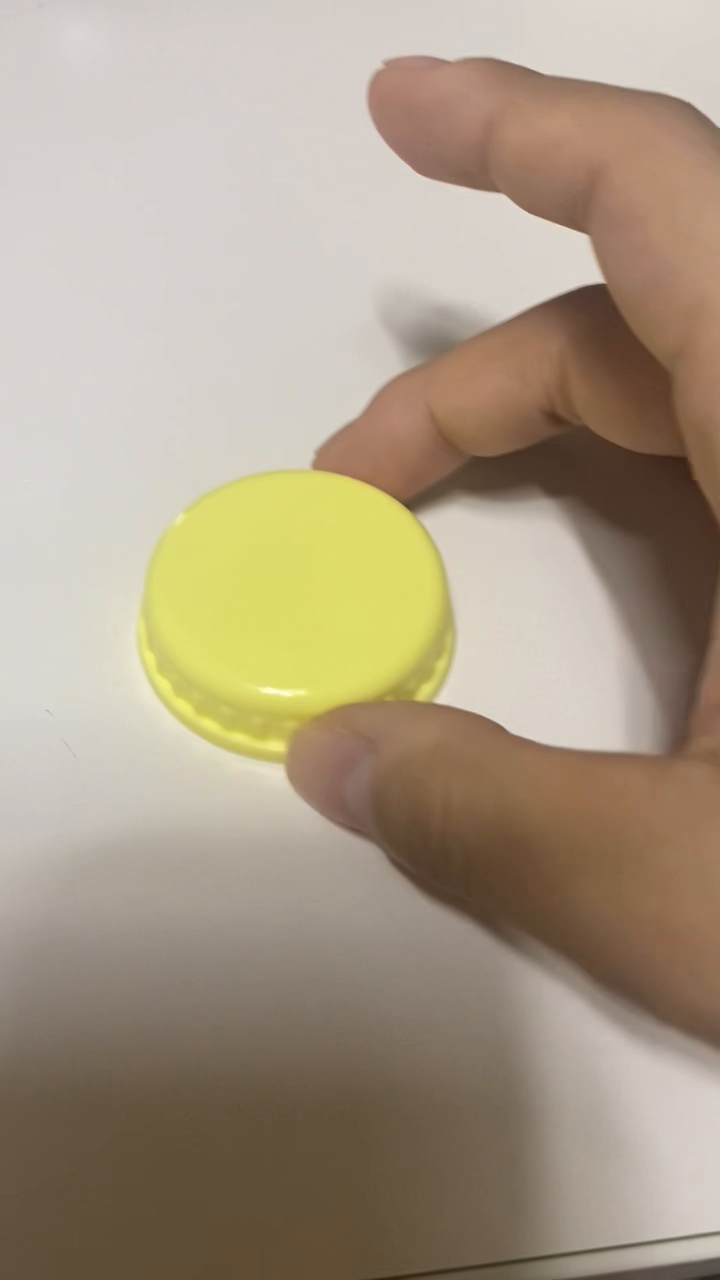
#> input picture frame 29 of ugoki.mp4, 720 x 1280 px, given in place of monitoring_720p.mp4, which was not available
$ jupyter execute chap161.ipynb   (text cells are left out)
#> lines starting #> are read from the running program, lines starting #| are printed output that depends on the picture; pictures that were not available may be replaced by others from this repository, and a replacement may not be noted
[cell 1]
import numpy as np
import cv2
from matplotlib import pyplot as plt

[cell 2]
cap = cv2.VideoCapture('monitoring_720p.mp4')

[cell 3]
# take first frame of the video
ret,frame = cap.read()
#> frame is the input picture: shape (1280, 720, 3); mean B, G, R 134.2, 155, 169.4

[cell 4]
print(ret)
#| True

[cell 5]
plt.figure(figsize = (15,15))
plt.imshow(frame)
plt.show()

[cell 6]
# setup initial location of window
r,h,c,w = 108,60,500,32 # simply hardcoded the values
track_window = (c,r,w,h)

[cell 7]
# set up the ROI for tracking
roi = frame[r:r+h, c:c+w]
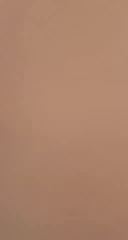
#> roi: shape (60, 32, 3) (shown 4 times larger); mean B, G, R 106.6, 130.9, 170.9
plt.imshow(roi)
plt.show()

[cell 8]
hsv_roi = cv2.cvtColor(roi, cv2.COLOR_BGR2HSV)
#> hsv_roi: shape (60, 32, 3); mean H, S, V 11.3, 96, 170.9

[cell 9]
# set up the ROI for tracking
plt.imshow(hsv_roi)
plt.show()

[cell 10]
mask = cv2.inRange(hsv_roi, np.array((0., 60., 32.)), np.array((180., 255., 255.)))
#> mask: shape (60, 32); every value is 255

[cell 11]
roi_hist = cv2.calcHist([hsv_roi], [0], mask, [180], [0,180])
#> roi_hist = 180 values, max 1112 at index 11, min 0 at index 0, mean 10.67
plt.plot(roi_hist, color = 'b')
plt.xlim([0,180])
plt.show()
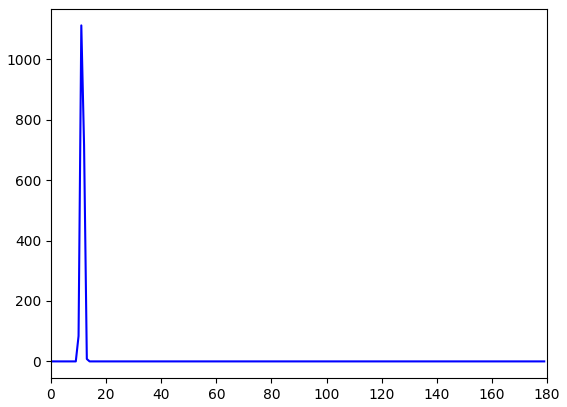
#> figure drawn by matplotlib, 1 panel; curve peaks at x = 11, y = 1112

[cell 12]
roi_hist = cv2.normalize(roi_hist, roi_hist, 0, 255, cv2.NORM_MINMAX)
#> roi_hist = 180 values, max 255 at index 11, min 0 at index 0, mean 2.45
plt.plot(roi_hist, color = 'b')
plt.xlim([0,180])
plt.show()
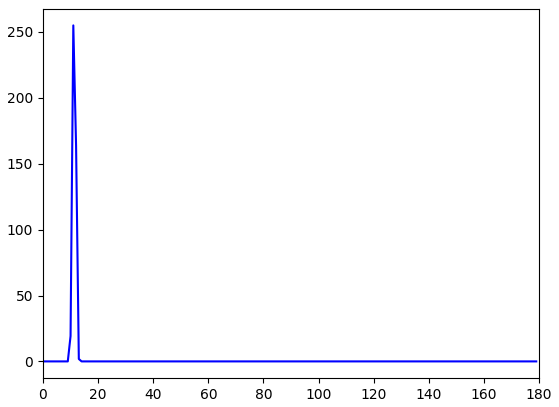
#> figure drawn by matplotlib, 1 panel; curve peaks at x = 11, y = 255

[cell 13]
# Setup the termination criteria, either 10 iteration or move by atleast 1 pt
term_crit = ( cv2.TERM_CRITERIA_EPS | cv2.TERM_CRITERIA_COUNT, 10, 1 )

[cell 14]
while(1):
    ret ,frame = cap.read()
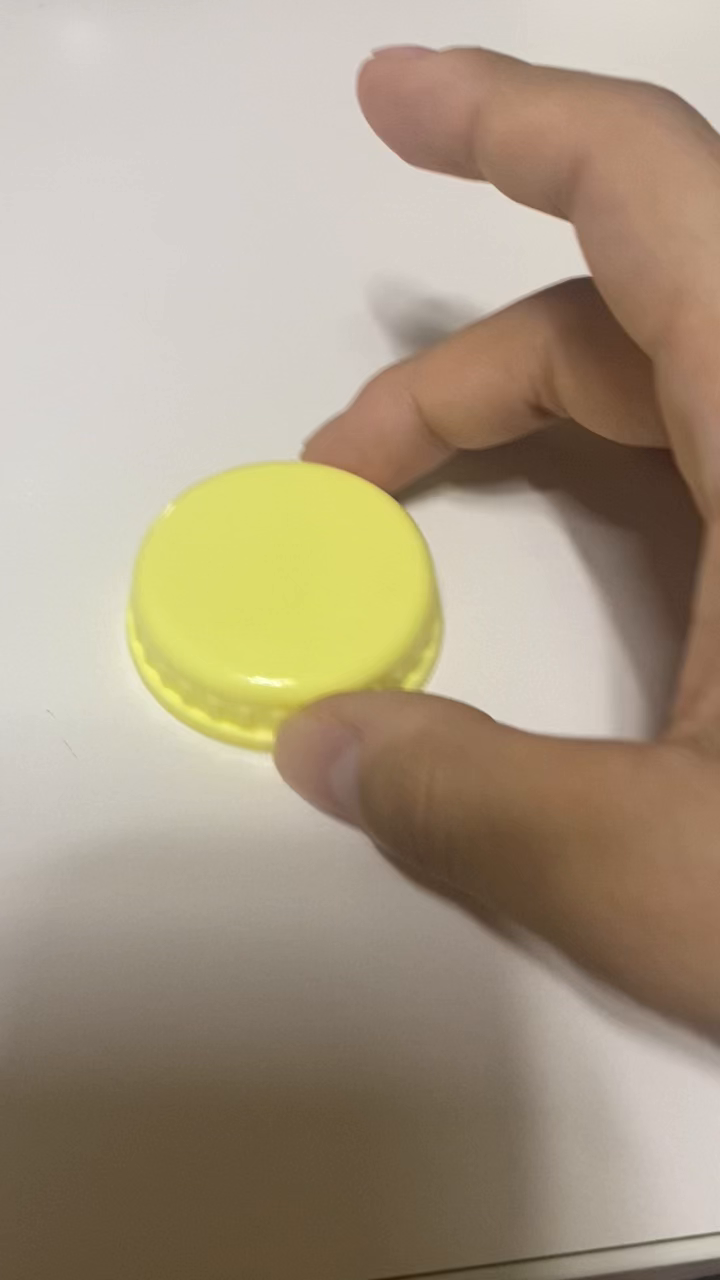
#> input picture frame 30 of ugoki.mp4, 720 x 1280 px, given in place of monitoring_720p.mp4, which was not available
#> frame is the input picture: shape (1280, 720, 3); mean B, G, R 132.7, 154.1, 168.7
    if ret == True:
        hsv = cv2.cvtColor(frame, cv2.COLOR_BGR2HSV)
#> hsv: shape (1280, 720, 3); mean H, S, V 16.2, 61.6, 168.7

        dst = cv2.calcBackProject([hsv],[0],roi_hist,[0,180],1)
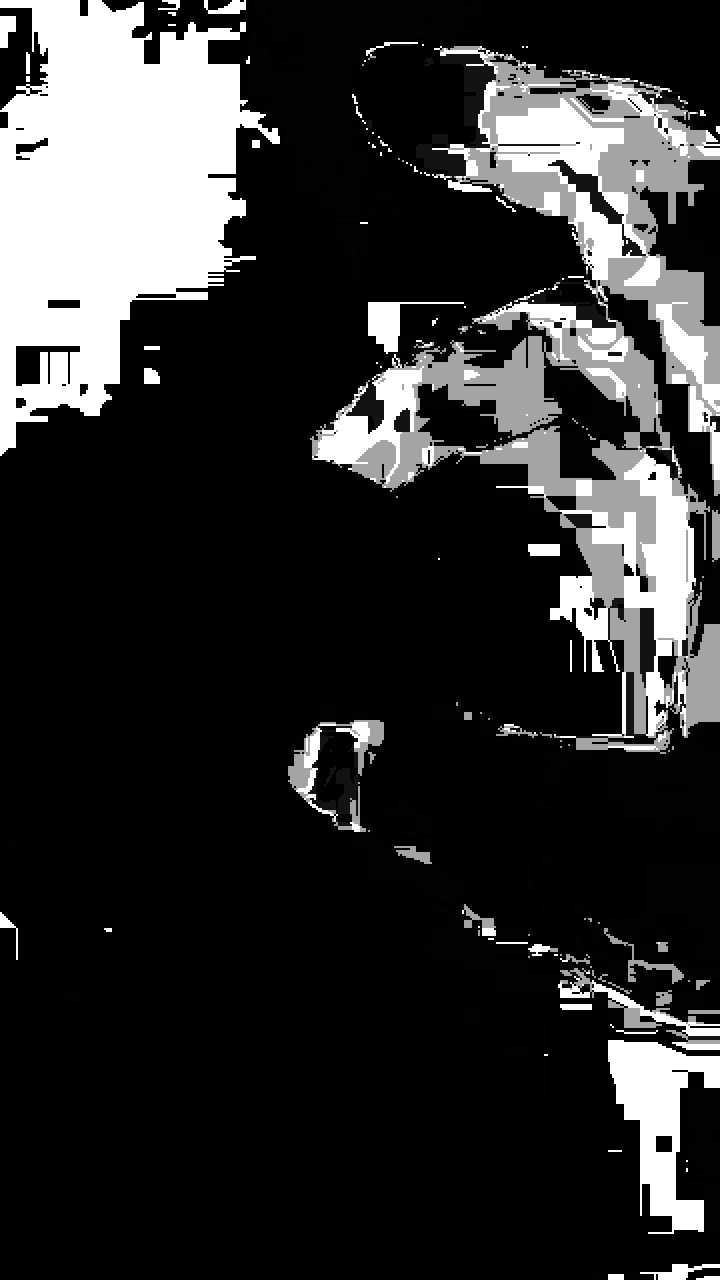
#> dst: shape (1280, 720); min 0, max 255, mean 48.2
        # apply meanshift to get the new location
        ret, track_window = cv2.meanShift(dst, track_window, term_crit)
#> ret = 0; track_window = (500, 108, 32, 60)

        # Draw it on image
        x,y,w,h = track_window
#> x = 500; y = 108; w = 32; h = 60
        img2 = cv2.rectangle(frame, (x,y), (x+w,y+h), 255,2)
        cv2.imshow('img2',img2)
        k = cv2.waitKey(60) & 0xff
#> (key Esc is pressed here)
        if k == 27:
            break
        else:
            cv2.imwrite(chr(k)+".jpg",img2)
    else:
        break

cv2.destroyAllWindows()
cap.release()

[cell 15]
import numpy as np
import cv2
from matplotlib import pyplot as plt

[cell 16]
cap = cv2.VideoCapture('monitoring_720p.mp4')

[cell 17]
# take first frame of the video
ret,frame = cap.read()

[cell 18]
# setup initial location of window
r,h,c,w = 150,76,594,72 # simply hardcoded the values
track_window = (c,r,w,h)

[cell 19]
# set up the ROI for tracking
roi = frame[r:r+h, c:c+w]
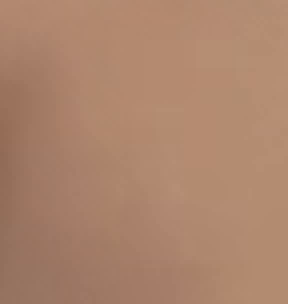
#> roi: shape (76, 72, 3) (shown 4 times larger); mean B, G, R 108.2, 132.2, 172
hsv_roi = cv2.cvtColor(roi, cv2.COLOR_BGR2HSV)
#> hsv_roi: shape (76, 72, 3); mean H, S, V 11.2, 94.6, 172
mask = cv2.inRange(hsv_roi, np.array((0., 60.,32.)), np.array((180.,255.,255.)))
#> mask: shape (76, 72); every value is 255
roi_hist = cv2.calcHist([hsv_roi],[0],mask,[180],[0,180])
#> roi_hist = 180 values, max 2312 at index 11, min 0 at index 0, mean 30.4
roi_hist = cv2.normalize(roi_hist, roi_hist, 0,255,cv2.NORM_MINMAX)
#> roi_hist = 180 values, max 255 at index 11, min 0 at index 0, mean 3.35

[cell 20]
# Setup the termination criteria, either 10 iteration or move by atleast 1 pt
term_crit = ( cv2.TERM_CRITERIA_EPS | cv2.TERM_CRITERIA_COUNT, 10, 1 )

[cell 21]
while(1):
    ret ,frame = cap.read()
    if ret == True:
        hsv = cv2.cvtColor(frame, cv2.COLOR_BGR2HSV)
        dst = cv2.calcBackProject([hsv],[0],roi_hist,[0,180],1)
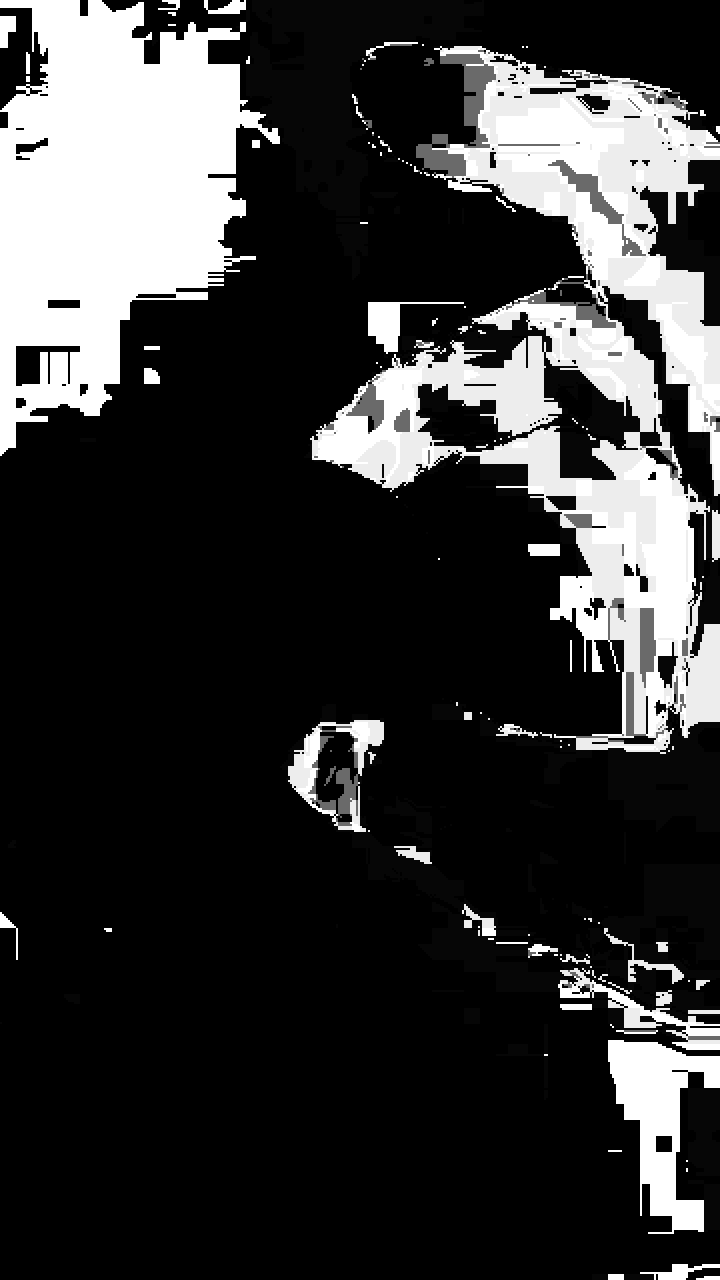
#> dst: shape (1280, 720); min 0, max 255, mean 54.8
        # apply meanshift to get the new location
        ret, track_window = cv2.CamShift(dst, track_window, term_crit)
#> ret = ((615, 155.5), (104.1, 107.6), 16.15); track_window = (564, 103, 102, 105)
        # Draw it on image
        x,y,w,h = track_window
#> x = 564; y = 103; w = 102; h = 105
        img2 = cv2.rectangle(frame, (x,y), (x+w,y+h), 255,2)
        cv2.imshow('img2',img2)
        k = cv2.waitKey(60) & 0xff
#> (key Esc is pressed here)
        if k == 27:
            break
        else:
            cv2.imwrite(chr(k)+".jpg",img2)
    else:
        break
cv2.destroyAllWindows()
cap.release()

$ run again, starting later in the video
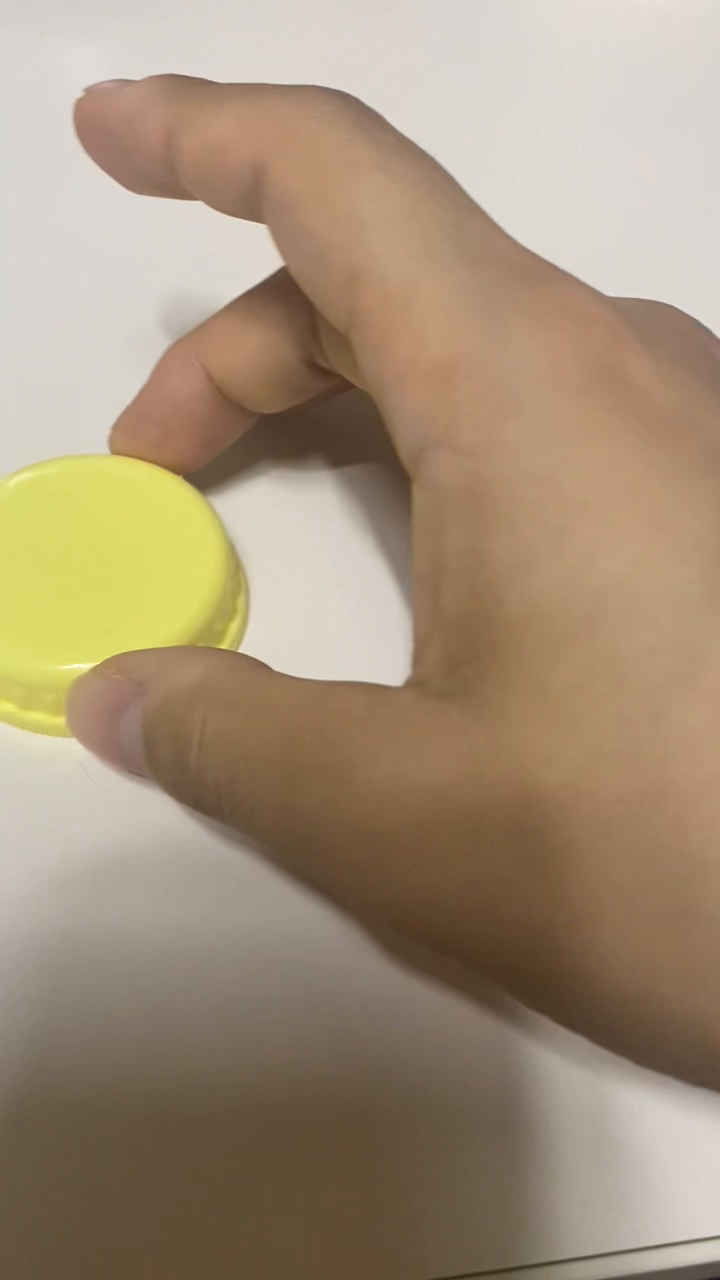
#> input picture frame 232 of ugoki.mp4, 720 x 1280 px, given in place of monitoring_720p.mp4, which was not available
#> frame is the input picture: shape (1280, 720, 3); mean B, G, R 120.9, 145, 163.9
#| True
#> roi_hist = 180 values from 0 to 0
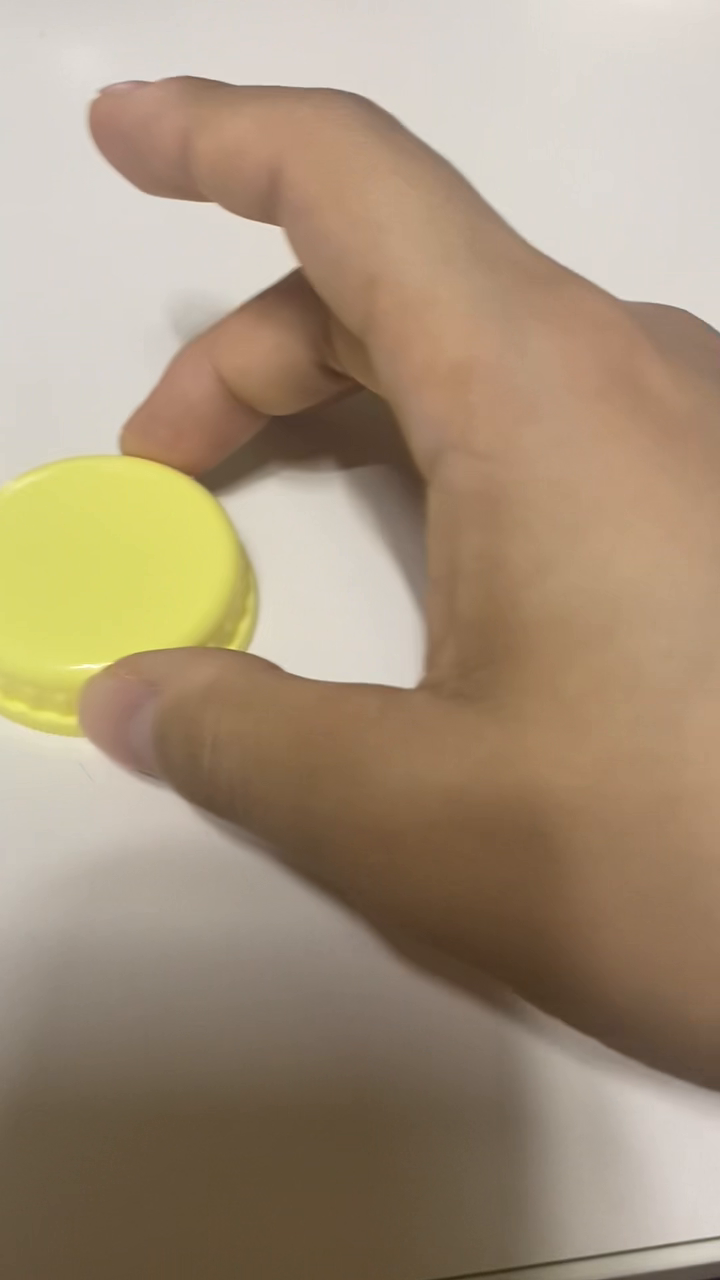
#> input picture frame 233 of ugoki.mp4, 720 x 1280 px, given in place of monitoring_720p.mp4, which was not available
#> frame is the input picture: shape (1280, 720, 3); mean B, G, R 122.3, 146.2, 164.9
#> hsv: shape (1280, 720, 3); mean H, S, V 16.1, 72.5, 164.9
#> dst: shape (1280, 720); every value is 0
#> `ret, track_window = cv2.meanShift(dst, track_window, term_crit)`: ret = 0; track_window = (500, 108, 32, 60)
#> `x,y,w,h = track_window`: x = 500; y = 108; w = 32; h = 60
#> `roi = frame[r:r+h, c:c+w]`:
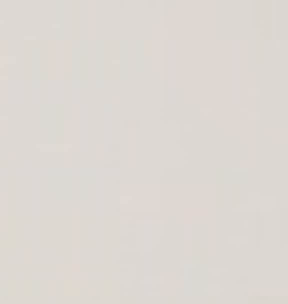
#> roi: shape (76, 72, 3) (shown 4 times larger); mean B, G, R 210.3, 215.6, 220.9
#> `ret, track_window = cv2.CamShift(dst, track_window, term_crit)`: ret = ((0, 0), (0, 0), 0); track_window = (584, 140, 92, 96)
#> `x,y,w,h = track_window`: x = 584; y = 140; w = 92; h = 96
